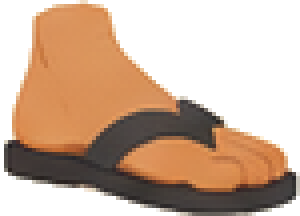
#> input picture src/libs/mascot/parts/foot_r.webp, 75 x 54 px, given in place of torso_head.png, which was not available (shown 4 times larger)
$ python heads.py
#> lines starting #> are read from the running program, lines starting #| are printed output that depends on the picture; pictures that were not available may be replaced by others from this repository, and a replacement may not be noted
### design/mascot-tools/prepare_lib.py
from collections import deque
from PIL import Image

def main_region(img):
    """Keep only the largest opaque island, so specks of neighbouring pieces go away."""
    w, h = img.size
    a = img.split()[3].load()
    seen = bytearray(w*h); best = []
    for y in range(h):
        for x in range(w):
            if a[x, y] > 40 and not seen[y*w+x]:
                comp = []; q = deque([(x, y)]); seen[y*w+x] = 1
                while q:
                    cx, cy = q.popleft(); comp.append((cx, cy))
                    for nx in range(cx-1, cx+2):
                        for ny in range(cy-1, cy+2):
                            if 0 <= nx < w and 0 <= ny < h and not seen[ny*w+nx] and a[nx, ny] > 40:
                                seen[ny*w+nx] = 1; q.append((nx, ny))
                if len(comp) > len(best): best = comp
    keep = set(best)
    out = img.copy(); op = out.load()
    for y in range(h):
        for x in range(w):
            if (x, y) not in keep and op[x, y][3] > 40:
                op[x, y] = (0, 0, 0, 0)
    return out.crop(out.getbbox())

### design/mascot-tools/heads.py
"""Cut heads by colour: keep skin/hair/face, drop the cream shirt and red gamchha, so the neck can tuck behind the collar."""
import sys
from PIL import Image
sys.path.insert(0, '.')
from prepare_lib import main_region

def cloth(r, g, b):
    shirt = min(r, g, b) > 150 and max(r, g, b) - min(r, g, b) < 50
    gamchha = r > g + 55 and b >= g - 8
    return shirt or gamchha

def head(img, limit):
    img = img.crop((0, 0, img.width, limit))
    px = img.load(); w, h = img.size
    # কাপড় সরাই শুধু নিচ থেকে জোড়া লাগানো অংশে। চোখের সাদা আর দাঁত মুখের ভেতরে ঘেরা, তাই থেকে যায়।
    from collections import deque
    is_cloth = lambda x, y: px[x, y][3] and cloth(*px[x, y][:3])
    q = deque((x, h - 1) for x in range(w) if is_cloth(x, h - 1)); seen = set(q)
    while q:
        x, y = q.popleft()
        for nx, ny in ((x+1,y),(x-1,y),(x,y+1),(x,y-1)):
            if 0 <= nx < w and 0 <= ny < h and (nx, ny) not in seen and is_cloth(nx, ny):
                seen.add((nx, ny)); q.append((nx, ny))
    for x, y in seen:
        px[x, y] = (0, 0, 0, 0)
    out = main_region(img)
    return out

OUT = 'rig'
for name, src, limit in (('head_neutral', 'parts/torso_head.png', 150), ('head_happy', 'parts/bust_happy.png', 185), ('head_sad', 'parts/bust_sad.png', 185)):
    h = head(Image.open(src).convert('RGBA'), limit)
#> in head, `img = img.crop((0, 0, img.width, limit))`:
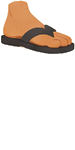
#> img: PIL image 75x150 RGBA; mean R, G, B, A 62.5, 49.6, 38.7, 51.4; transparent parts drawn white
#> in main_region, returned value is the input picture: PIL image 75x54 RGBA; mean R, G, B, A 173.5, 137.8, 107.5, 142.7
    h.save(f'{OUT}/{name}.webp', lossless=True)
    print(name, h.size)
#| head_neutral (75, 54)
#> pass 2 of the loop `for name, src, limit in (('head_neutral', 'parts/torso_head.png', 150)..`:
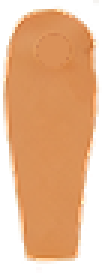
#> input picture src/libs/mascot/parts/forearm_l.webp, 34 x 91 px, given in place of bust_happy.png, which was not available (shown 3 times larger)
#> in head (call 2), `img = img.crop((0, 0, img.width, limit))`:
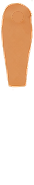
#> img: PIL image 34x185 RGBA; mean R, G, B, A 79.9, 54.9, 35.1, 87.1; transparent parts drawn white
#> in main_region, returned value is the input picture: PIL image 34x91 RGBA; mean R, G, B, A 162.5, 111.5, 71.3, 177.1
#| head_happy (34, 91)

# ধড়ের ওপরের গলার চামড়া সরাই, যাতে মাথার গলা কলারের পেছনে দেখা যায়
t = Image.open(f'{OUT}/torso.webp').convert('RGBA'); px = t.load()
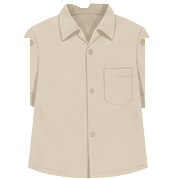
#> input picture src/libs/mascot/parts/torso.webp, 172 x 179 px, found by its file name
#> further down, t is the input picture: PIL image 172x179 RGBA; mean R, G, B, A 172.9, 162.3, 146.5, 153.7
for y in range(min(40, t.height)):
    for x in range(t.width):
        r, g, b, a = px[x, y]
        if a and r > 150 and r - b > 60 and g > b:
            px[x, y] = (0, 0, 0, 0)
t.save(f'{OUT}/torso.webp', lossless=True)
print('torso', t.size)
#| torso (172, 179)
